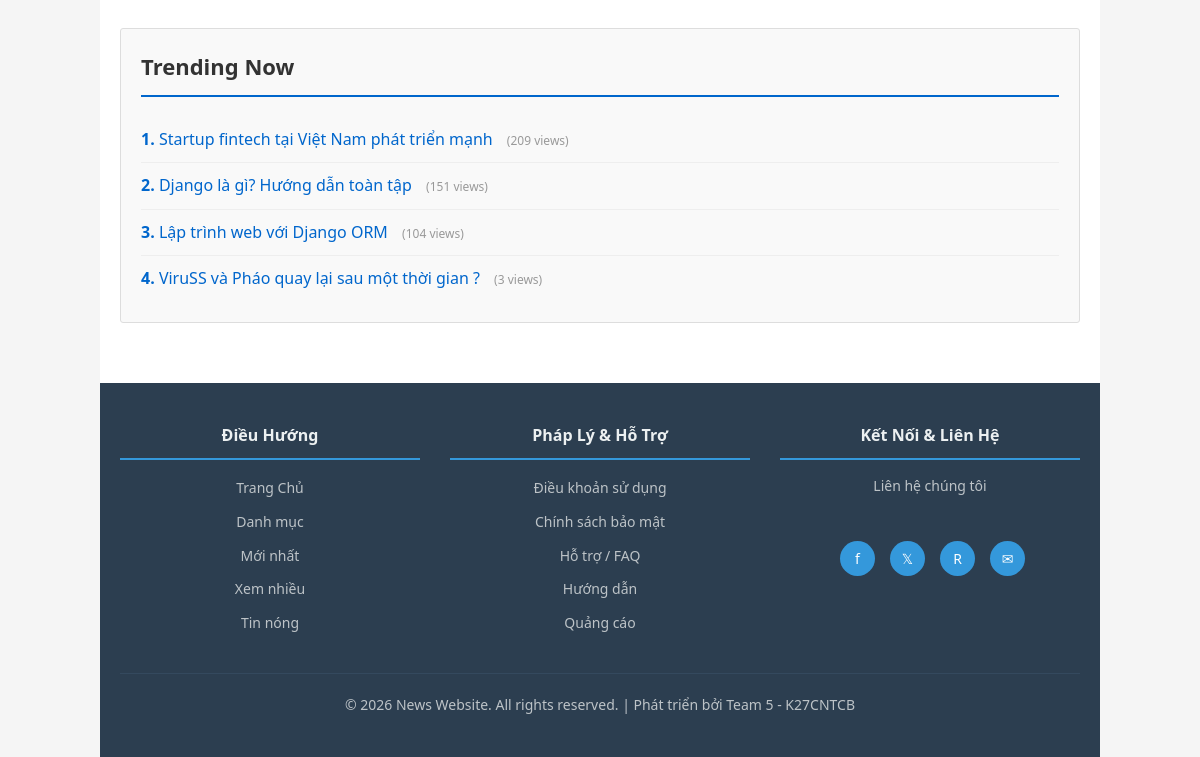
The app's page / (lower part), older data.
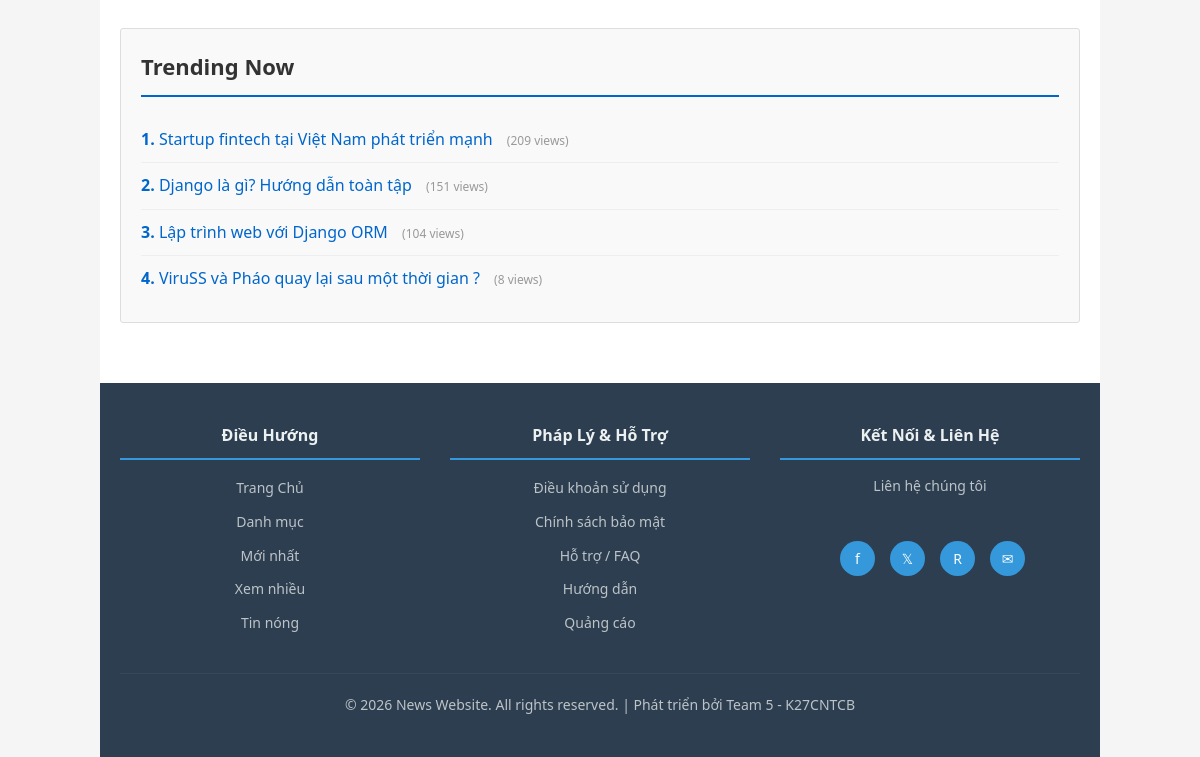
The same page, newer data.
### Webtintuc/models.py (models this page shows, shortened)
class Post(models.Model):
    STATUS_CHOICES = (
        ('draft', 'Nháp'),
        ('published', 'Đã đăng'),
    )
    POST_TYPES = (
        ('news', 'Tin Tức'),
        ('blog', 'Blog'),
    )
    title = models.CharField(max_length=255)
    slug = models.SlugField(unique=True)
    thumbnail = models.ImageField(upload_to='thumbnails/', null=True, blank=True)
    content = models.TextField()
    summary = models.TextField()
    category = models.ForeignKey(Category, on_delete=models.CASCADE)
    author = models.ForeignKey(User, on_delete=models.SET_NULL, null=True)
    tags = models.ManyToManyField(Tag, blank=True)
    views_count = models.IntegerField(default=0)
    status = models.CharField(max_length=20, choices=STATUS_CHOICES, default='draft')
    post_type = models.CharField(max_length=20, choices=POST_TYPES, default='news')
    created_at = models.DateTimeField(auto_now_add=True)
    updated_at = models.DateTimeField(auto_now=True)
    published_at = models.DateTimeField(null=True, blank=True)
    class Meta:
        ordering = ['-published_at', '-created_at']
        verbose_name = "Bài Viết"
        verbose_name_plural = "Bài Viết"

### Webtintuc/views.py (the view)
# urls.py: path('', views.index, name='index'),
def index(request):
    featured_post = Post.objects.filter(status='published').order_by('-views_count').first()
    latest_posts = Post.objects.filter(status='published').order_by('-published_at')[:8]
    trending_posts = Post.objects.filter(status='published').order_by('-views_count')[:4]
    return render(request, 'trang_chu.html', {
        **get_base_context(request),
        'featured_post': featured_post,
        'latest_posts': latest_posts,
        'trending_posts': trending_posts,
    })

### Webtintuc/views.py (called while the page is built)
def get_base_context(request=None):
    ctx = {'categories': Category.objects.filter(category_type='news')}
    if request and request.user.is_authenticated:
        ctx['unread_count'] = Notification.objects.filter(user=request.user, is_read=False).count()
    return ctx

### Webtintuc/templates/trang_chu.html (shortened to what this page needs)
{% extends "base.html" %}
{% block content %}
<div class="container">
    {% if trending_posts %}
    <section class="trending">
        <h2>Trending Now</h2>
        <ol class="trending-list">
            {% for post in trending_posts %}
            <li>
                <a href="{% url 'webtintuc:post_detail' post.slug %}">{{ post.title }}</a>
                <span class="views">({{ post.views_count }} views)</span>
            </li>
            {% endfor %}
        </ol>
    </section>
    {% endif %}
</div>
{% endblock %}

Row changes from the older to the newer data that the page shows:
changed Post "ViruSS và Pháo quay lại sau một thời gian ?": views_count "3" → "8"
